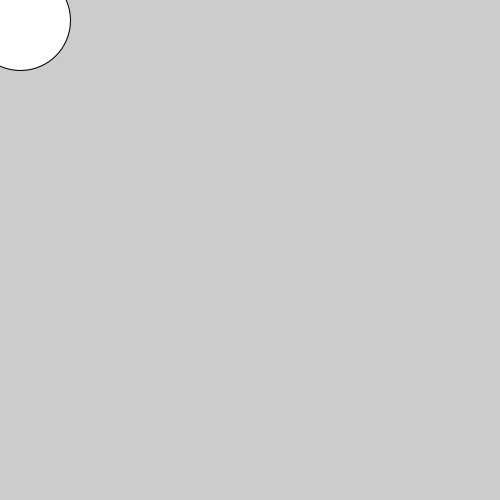
Frame 1 (no input)
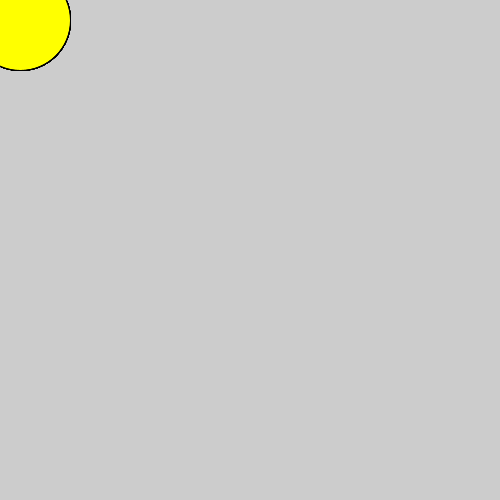
Frame 60 (the mouse pressed at the canvas centre just before this capture)
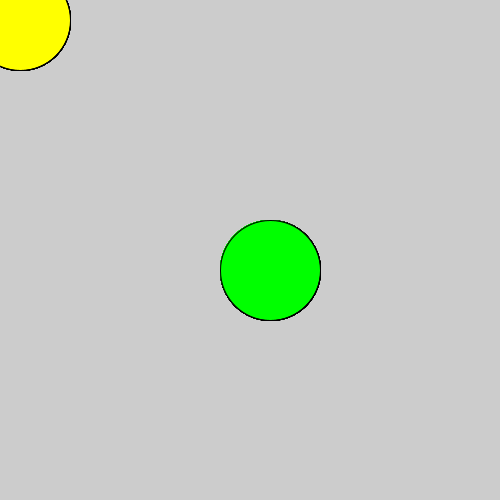
Frame 120 (the mouse held since frame 60 and released just before this capture)

The Processing sketch that drew these frames (run headless with seeded random() and noise(); from frame 60 on, the mouse is pressed at the canvas centre):

// Processing sketch: processing_106935
// ── processing_106935.pde

void setup() {  //setup function called initially, only once
  size(500, 500);
 
}
 
void draw() {  //draw function loops
 ellipse(20+mouseX,20+mouseY,100,100);
   
  if (mousePressed){
      fill(0,255,0);
  }
  else {
    fill(255,255,0);
  }
}
